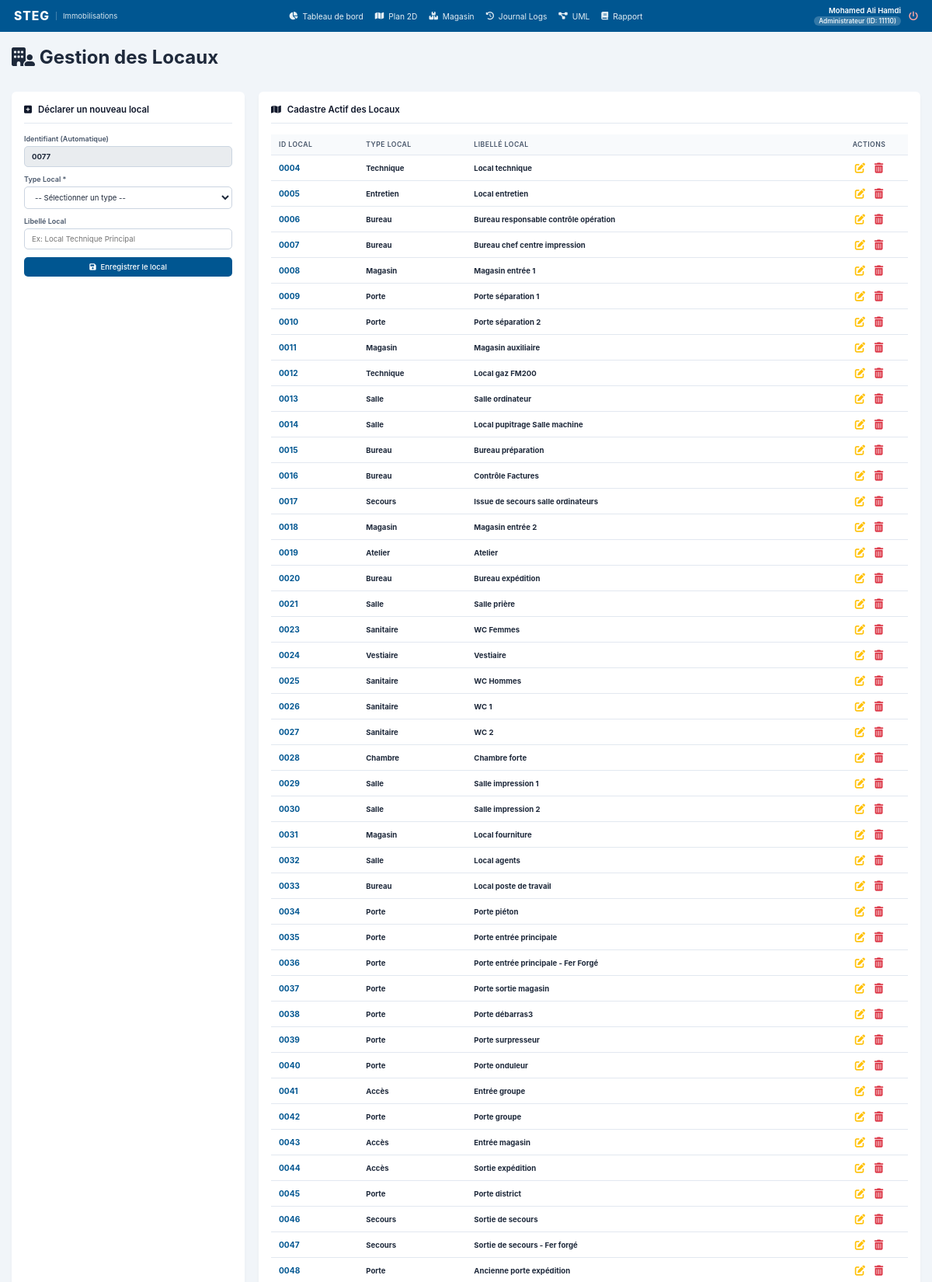
Screenshot of /code/views/gestion_locaux.php (signed in, upper part) with the database file from the repository.
### tables this page shows
CREATE TABLE `locaux` (
  `idLocal` int(11) NOT NULL AUTO_INCREMENT,
  `typeLocal` varchar(255) NOT NULL,
  `labelLocal` varchar(255) NOT NULL,
  PRIMARY KEY (`idLocal`)
);

### code/views/gestion_locaux.php (the view, shortened to what this page needs)
<?php
require_once '../includes/header.php';
require_once '../includes/navbar.php';
require_once '../config/db.php';
$nextId = 1;
try {
    $stmtNext = $pdo->query("SELECT idLocal FROM locaux ORDER BY idLocal DESC LIMIT 1;");
    $lastRow = $stmtNext->fetch(PDO::FETCH_ASSOC);
    if ($lastRow) {
        $nextId = intval($lastRow['idLocal']) + 1;
    }
} catch (PDOException $e) {}
$locaux = [];
try {
    $query = "SELECT l.* FROM locaux l ORDER BY l.idLocal ASC";
    $locaux = $pdo->query($query)->fetchAll(PDO::FETCH_ASSOC);
} catch (PDOException $e) {
    $errorMsg = "Échec du chargement du cadastre des locaux : " . $e->getMessage();
}
?>
<div class="locaux-wrapper">
    <div class="locaux-header">
        <h1><i class="fa-solid fa-building-user"></i> Gestion des Locaux</h1>
    </div>
    <br>
    <div class="locaux-grid">
        <div class="locaux-card card-form">
            <h2 id="form-title"><i class="fa-solid fa-square-plus"></i> Déclarer un nouveau local</h2>
            <hr>
            <form action="gestion_locaux.php" method="POST" class="steg-form" id="localForm">
                <div class="form-control">
                    <label for="idLocalDisplay" id="labelIdDisplay">Identifiant (Automatique)</label>
                    <input type="text" id="idLocalDisplay" value="<?= sprintf('%04d', $nextId) ?>" readonly style="background-color: #e9ecef; cursor: not-allowed; font-weight: bold;">
                </div>
                <div class="form-control">
                    <label for="typeLocal">Type Local *</label>
                    <select id="typeLocal" name="typeLocal" required>
                        <option value="">-- Sélectionner un type --</option>
                    </select>
                </div>
                <div class="form-control">
                    <label for="labelLocal">Libellé Local</label>
                    <input type="text" id="labelLocal" name="labelLocal" placeholder="Ex: Local Technique Principal">
                </div>
                <button type="submit" id="btnSubmitForm" class="btn btn-primary btn-block">
                    <i class="fa-solid fa-floppy-disk"></i> Enregistrer le local
                </button>
            </form>
        </div>
        <div class="locaux-card card-table">
            <h2><i class="fa-solid fa-map"></i> Cadastre Actif des Locaux</h2>
            <hr>
            <div class="table-scroll">
                <table class="steg-table">
                    <thead>
                        <tr>
                            <th>ID Local</th>
                            <th>Type Local</th>
                            <th>Libellé Local</th>
                            <th style="text-align: center; width: 100px;">Actions</th>
                        </tr>
                    </thead>
                    <tbody>
                        <?php if (empty($locaux)): ?>
                            <tr>
                                <td colspan="4" class="text-center no-data">Aucun local enregistré.</td>
                            </tr>
                        <?php else: ?>
                            <?php foreach ($locaux as $local): ?>
                                <tr>
                                    <td class="cell-id-local"><strong><?= sprintf('%04d', $local['idLocal']) ?></strong></td>
                                    <td><strong><?= htmlspecialchars($local['typeLocal'], ENT_QUOTES, 'UTF-8') ?></strong></td>
                                    <td><strong><?= !empty($local['labelLocal']) ? htmlspecialchars($local['labelLocal'], ENT_QUOTES, 'UTF-8') : '<i>Aucun libellé</i>' ?></strong></td>
                                    <td style="text-align: center;">
                                        <div style="display: flex; justify-content: center; gap: 12px;">
                                            <button type="button" title="Modifier" style="background: none; border: none; padding: 0; cursor: pointer;"
                                                onclick="prepareEdit(<?= $local['idLocal'] ?>, '<?= htmlspecialchars(addslashes($local['typeLocal']), ENT_QUOTES, 'UTF-8') ?>', '<?= htmlspecialchars(addslashes($local['labelLocal']), ENT_QUOTES, 'UTF-8') ?>')">
                                                <i class="fa-solid fa-pen-to-square" style="color: #ffc107; font-size: 1.1rem;"></i>
                                            </button>
                                            <form action="gestion_locaux.php" method="POST" style="display:inline;" onsubmit="return confirm('Êtes-vous sûr de vouloir supprimer définitivement le local <?= sprintf('%04d', $local['idLocal']) ?> ?');">
                                                <button type="submit" title="Supprimer" style="background: none; border: none; padding: 0; cursor: pointer;">
                                                    <i class="fa-solid fa-trash-can" style="color: #dc3545; font-size: 1.1rem;"></i>
                                                </button>
                                            </form>
                                        </div>
                                    </td>
                                </tr>
                            <?php endforeach; ?>
                        <?php endif; ?>
                    </tbody>
                </table>
            </div>
        </div>
    </div>
</div>
<?php
require_once '../includes/footer.php';
?>

### code/css/style.css (style rules this page uses)
:root { --primary-color: #005691; --primary-hover: #003d66; --success-color: #16a34a; --warning-color: #ca8a04; --danger-color: #dc2626; --accent-blue: #3b82f6; --text-dark: #1e293b; --text-light: #64748b; --text-muted: #94a3b8; --bg-main: #0f172a; --bg-card: #1e293b; --bg-light: #f1f5f9; --border-color: #334155; --border-light: #cbd5e1; --card-shadow: 0 3px 5px -1px rgba(0,0,0,0.05), 0 2px 3px -2px rgba(0,0,0,0.05); }
* { margin: 0; padding: 0; box-sizing: border-box; font-family: 'Inter', 'Segoe UI', Tahoma, Geneva, Verdana, sans-serif; }
html { font-size: 12px; }
body { background-color: var(--bg-main); color: var(--text-dark); min-height: 100vh; display: flex; flex-direction: column; }
.btn { display: inline-flex; align-items: center; justify-content: center; gap: 6px; padding: 7px 12px; font-size: 0.8rem; font-weight: 500; border-radius: 5px; border: none; cursor: pointer; transition: all 0.2s ease; text-decoration: none; }
.btn-primary { background-color: var(--primary-color); color: white; }
.btn-block { width: 100%; display: flex; }
.steg-form .form-control, .form-group { display: flex; flex-direction: column; margin-bottom: 10px; }
.steg-form .form-control label, .form-group label { font-weight: 600; font-size: 0.75rem; margin-bottom: 4px; color: #475569; }
.steg-form input, .steg-form select, .steg-form textarea, .form-group input { width: 100%; padding: 7px 9px; border: 1px solid var(--border-light); border-radius: 5px; font-size: 0.8rem; color: var(--text-dark); outline: none; transition: border-color 0.2s; background-color: #fff; }
.table-scroll, .table-responsive { overflow-x: auto; width: 100%; }
.steg-table, .dashboard-table { width: 100%; border-collapse: collapse; font-size: 0.8rem; text-align: left; }
.steg-table th, .steg-table td, .dashboard-table th, .dashboard-table td { padding: 8px 10px; border-bottom: 1px solid #e2e8f0; }
.steg-table th, .dashboard-table th { background-color: #f8fafc; color: #475569; font-weight: 600; font-size: 0.72rem; text-transform: uppercase; letter-spacing: 0.5px; }
.cell-code, .cell-user-id, .cell-id-local { font-family: 'Courier New', Courier, monospace; font-weight: 700; color: var(--primary-color); font-size: 0.85rem; }
.dashboard-wrapper, .immo-wrapper, .locaux-wrapper, .pannes-wrapper, .users-wrapper { max-width: 1300px; margin: 0 auto; }
.dashboard-grid, .immo-grid, .locaux-grid, .pannes-grid, .users-grid { display: grid; grid-template-columns: 300px 1fr; gap: 18px; margin-top: 15px; }
.dashboard-section, .immo-card, .locaux-card, .pannes-card, .users-card { background: white; border-radius: 6px; box-shadow: var(--card-shadow); padding: 16px; }
.dashboard-section h2, .immo-card h2, .locaux-card h2, .pannes-card h2, .users-card h2 { font-size: 0.95rem; color: #0f172a; font-weight: 600; display: flex; align-items: center; gap: 8px; }
.dashboard-section hr, .immo-card hr, .locaux-card hr, .pannes-card hr, .users-card hr { border: 0; height: 1px; background: #e2e8f0; margin: 10px 0 14px; }

### rows the page displays
locaux: idLocal "0077"
locaux: idLocal "0004", typeLocal "Technique", labelLocal "Local technique"
locaux: idLocal "0005", typeLocal "Entretien", labelLocal "Local entretien"
locaux: idLocal "0006", typeLocal "Bureau", labelLocal "Bureau responsable contrôle opération"
locaux: idLocal "0007", typeLocal "Bureau", labelLocal "Bureau chef centre impression"
locaux: idLocal "0008", typeLocal "Magasin", labelLocal "Magasin entrée 1"
locaux: idLocal "0009", typeLocal "Porte", labelLocal "Porte séparation 1"
locaux: idLocal "0010", typeLocal "Porte", labelLocal "Porte séparation 2"
locaux: idLocal "0011", typeLocal "Magasin", labelLocal "Magasin auxiliaire"
locaux: idLocal "0012", typeLocal "Technique", labelLocal "Local gaz FM200"
locaux: idLocal "0013", typeLocal "Salle", labelLocal "Salle ordinateur"
locaux: idLocal "0014", typeLocal "Salle", labelLocal "Local pupitrage Salle machine"
locaux: idLocal "0015", typeLocal "Bureau", labelLocal "Bureau préparation"
locaux: idLocal "0016", typeLocal "Bureau", labelLocal "Contrôle Factures"
locaux: idLocal "0017", typeLocal "Secours", labelLocal "Issue de secours salle ordinateurs"
locaux: idLocal "0018", typeLocal "Magasin", labelLocal "Magasin entrée 2"
locaux: idLocal "0019", typeLocal "Atelier", labelLocal "Atelier"
locaux: idLocal "0020", typeLocal "Bureau", labelLocal "Bureau expédition"
locaux: idLocal "0021", typeLocal "Salle", labelLocal "Salle prière"
locaux: idLocal "0023", typeLocal "Sanitaire", labelLocal "WC Femmes"
locaux: idLocal "0024", typeLocal "Vestiaire", labelLocal "Vestiaire"
locaux: idLocal "0025", typeLocal "Sanitaire", labelLocal "WC Hommes"
locaux: idLocal "0026", typeLocal "Sanitaire", labelLocal "WC 1"
locaux: idLocal "0027", typeLocal "Sanitaire", labelLocal "WC 2"
locaux: idLocal "0028", typeLocal "Chambre", labelLocal "Chambre forte"
locaux: idLocal "0029", typeLocal "Salle", labelLocal "Salle impression 1"
locaux: idLocal "0030", typeLocal "Salle", labelLocal "Salle impression 2"
locaux: idLocal "0031", typeLocal "Magasin", labelLocal "Local fourniture"
locaux: idLocal "0032", typeLocal "Salle", labelLocal "Local agents"
locaux: idLocal "0033", typeLocal "Bureau", labelLocal "Local poste de travail"
locaux: idLocal "0034", typeLocal "Porte", labelLocal "Porte piéton"
locaux: idLocal "0035", typeLocal "Porte", labelLocal "Porte entrée principale"
locaux: idLocal "0036", typeLocal "Porte", labelLocal "Porte entrée principale - Fer Forgé"
locaux: idLocal "0037", typeLocal "Porte", labelLocal "Porte sortie magasin"
locaux: idLocal "0038", typeLocal "Porte", labelLocal "Porte débarras3"
locaux: idLocal "0039", typeLocal "Porte", labelLocal "Porte surpresseur"
locaux: idLocal "0040", typeLocal "Porte", labelLocal "Porte onduleur"
locaux: idLocal "0041", typeLocal "Accès", labelLocal "Entrée groupe"
locaux: idLocal "0042", typeLocal "Porte", labelLocal "Porte groupe"
locaux: idLocal "0043", typeLocal "Accès", labelLocal "Entrée magasin"
locaux: idLocal "0044", typeLocal "Accès", labelLocal "Sortie expédition"
locaux: idLocal "0045", typeLocal "Porte", labelLocal "Porte district"
locaux: idLocal "0046", typeLocal "Secours", labelLocal "Sortie de secours"
locaux: idLocal "0047", typeLocal "Secours", labelLocal "Sortie de secours - Fer forgé"
locaux: idLocal "0048", typeLocal "Porte", labelLocal "Ancienne porte expédition"

### other values shown
$_SESSION['nom'] "Mohamed Ali Hamdi"
$_SESSION['labelProfil'] "Administrateur"
$userIdFormate "11110"
